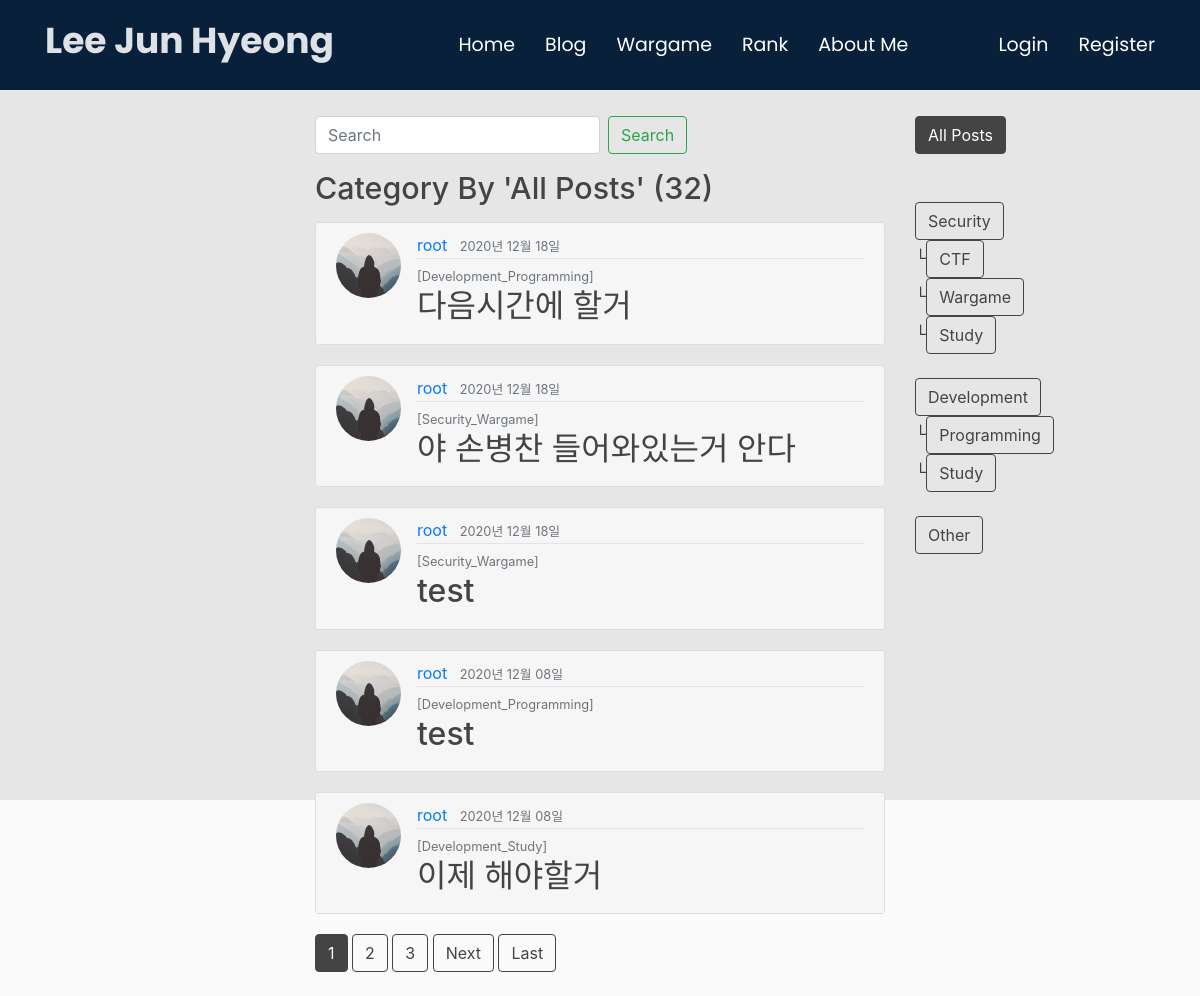
Page /blog/?blog&page=1 on the committed database.
### blog/models.py (models this page shows, shortened)
class Post(models.Model):
    category_CHOICES = {
        ('Security_CTF', 'Security_CTF'),
        ('Security_Wargame', 'Security_Wargame'),
        ('Security_Study', 'Security_Study'),
        ('Development_Programming', 'Development_Programming'),
        ('Development_Study', 'Development_Study'),
        ('Other', 'Other'),
    }
    author = models.ForeignKey(
        settings.AUTH_USER_MODEL, on_delete=models.CASCADE)
    title = models.CharField(max_length=100)
    content = RichTextUploadingField(blank=True,null=True)
    liked = models.ManyToManyField(
        settings.AUTH_USER_MODEL, blank=True, related_name='liked')
    date_posted = models.DateTimeField(default=timezone.now)
    category =  models.CharField(null=True,default='none',max_length=100,choices=category_CHOICES)
    objects = PostManager()
    class Meta:
        ordering = ('-date_posted', )

### users/models.py (models this page shows, shortened)
class Profile(models.Model):
    user = models.OneToOneField(User, on_delete=models.CASCADE)
    image = models.ImageField(default='default.jpg', upload_to='profile_pics')
    points = models.IntegerField(default=0)

### blog/views.py (the view)
# urls.py: path('blog/', PostListView.as_view(), name='blog'),
class PostListView(ListView):
    model = Post
    template_name = 'blog/blog.html'
    context_object_name = 'posts'
    paginate_by = 5
    def get_queryset(self):
        try:
            keyword = self.request.GET['category']
        except:
            keyword = ''
        if (keyword != ''):
            object_list = self.model.objects.filter(
                Q(category__icontains=keyword))
        else:
            object_list = self.model.objects.all()
        try:
            keyword2 = self.request.GET['search']
        except:
            keyword2 = ''
        if (keyword2 != ''):
            object_list = self.model.objects.filter(
                Q(title__icontains=keyword2))
        return object_list

### web/templatetags/category_filter.py (called while the page is built)
@register.filter
def category_filter(value):
    value = value.replace('&', '')
    value = value.replace('/', '')
    value = value.replace('?', '')
    value =value.replace('page=', '' )
    value =value.replace('1', '')
    value =value.replace('2', '')
    value =value.replace('3', '')
    value =value.replace('4', '')
    value =value.replace('5', '')
    value =value.replace('6', '')
    value =value.replace('7', '')
    value =value.replace('8', '')
    value =value.replace('9', '')
    value =value.replace('0', '')
    return value

@register.filter
def category_filter2(value):
    value = value.replace('&', '')
    value = value.replace('/', '')
    value = value.replace('?', '')
    value =value.replace('page=', '' )
    value =value.replace('category=', '' )
    value =value.replace('blog', '' )
    value =value.replace('1', '')
    value =value.replace('2', '')
    value =value.replace('3', '')
    value =value.replace('4', '')
    value =value.replace('5', '')
    value =value.replace('6', '')
    value =value.replace('7', '')
    value =value.replace('8', '')
    value =value.replace('9', '')
    value =value.replace('0', '')
    return value

### blog/templates/blog/blog.html (shortened to what this page needs)
{% extends "blog/base.html" %}
{% load static %}
{% load category_filter %}
{% block content2 %}
 <ul class="nav2 navbar-nav2">
		  {% if not request.get_full_path|category_filter2 %}
		  <div><li class="active"><a class="btn btn-info" href="/blog">All Posts</a></li></div>
	 	  {% elif 'search' in request.get_full_path %}
	      <div><li class="active"><a class="btn btn-info" href="/blog">All Posts</a></li></div>
		  {% else %}
		  <div><li class="active"><a class="btn btn-outline-info" href="/blog">All Posts</a></li></div>
		  {% endif %}
		  <br><br>
		  {% if 'Security' in request.get_full_path|category_filter2 %}
		  <div><li><a class="btn btn-info"  href="?category=Security">Security</a></li></div>
		  {% else %}
		  <div><li><a class="btn btn-outline-info"  href="?category=Security">Security</a></li></div>
		  {% endif %}
		  {% if request.get_full_path|category_filter2 == 'Security_CTF' %}
		  <div><li>└<a class="btn btn-info" href="?category=Security_CTF">CTF</a></li></div>
		  {% else %}
		  <div><li>└<a class="btn btn-outline-info" href="?category=Security_CTF">CTF</a></li></div>
		  {% endif %}
		  {% if request.get_full_path|category_filter2 == 'Security_Wargame' %}
		  <div><li>└<a class="btn btn-info" href="?category=Security_Wargame">Wargame</a></li></div>
		  {% else %}
		  <div><li>└<a class="btn btn-outline-info" href="?category=Security_Wargame">Wargame</a></li></div>
		  {% endif %}
		  {% if request.get_full_path|category_filter2 == 'Security_Study' %}
		  <div><li>└<a class="btn btn-info" href="?category=Security_Study">Study</a></li></div>
		  {% else %}
		  <div><li>└<a class="btn btn-outline-info" href="?category=Security_Study">Study</a></li></div>
		  {% endif %}
		  <br>
		  {% if 'Development' in request.get_full_path|category_filter2 %}
          <div><li><a class="btn btn-info" href="?category=Development">Development</a></li></div>
		  {% else %}
		  <div><li><a class="btn btn-outline-info" href="?category=Development">Development</a></li></div>
		  {% endif %}
		  {% if request.get_full_path|category_filter2 == 'Development_Programming' %}
		  <div><li>└<a class="btn btn-info" href="?category=Development_Programming">Programming</a></li></div>
		  {% else %}
		  <div><li>└<a class="btn btn-outline-info" href="?category=Development_Programming">Programming</a></li></div>
		  {% endif %}
		  {% if request.get_full_path|category_filter2 == 'Development_Study' %}
		  <div><li>└<a class="btn btn-info" href="?category=Development_Study">Study</a></li> </div>
		  {% else %}
		  <div><li>└<a class="btn btn-outline-info" href="?category=Development_Study">Study</a></li> </div>
		  {% endif %}
		  <br>
		  {% if 'Other' in request.get_full_path|category_filter2 %}
		  <div><li class="active"><a class="btn btn-info" href="?category=Other">Other</a></li></div>
		  {% else %}
		  <div><li class="active"><a class="btn btn-outline-info" href="?category=Other">Other</a></li></div>
		  {% endif %}
      </ul>
{% endblock content2 %}
{% block content %}
<form class="form-inline my-3 my-lg-0 pb-3">
	<input class="form-control mr-sm-2" name="search" type="search" placeholder="Search" aria-label="Search" style="width: 50%">
    <input class="btn btn-outline-success my-2 my-sm-0" type="submit" value="Search">
</form>
 <h1 class="mb-3">
	{% if '?category=' in request.get_full_path %}
	{% if request.get_full_path|category_filter2 %}
	<div class="category">Category By '{{ request.get_full_path|category_filter2  }}'({{ page_obj.paginator.count }})</div>
	{% endif %}
	{% elif '?search=' in request.get_full_path %}
	{% if request.get_full_path|safe|category_filter3 %}
	 <div class="category">Search By '{{ request.get_full_path|category_filter3|safe }}'({{ page_obj.paginator.count }})</div>
	{% endif %}
	{% else %}
	 <div class="category">Category By 'All Posts' ({{ page_obj.paginator.count }})</div>
	{% endif %}
</h1>
	{% for post in posts %}
        <article class="media content-section">
          <img class="rounded-circle article-img" src="{{ post.author.profile.image.url }}">
          <div class="media-body">
            <div class="article-metadata">
              <a class="mr-2" href="{% url 'user_posts' post.author.username %}">{{ post.author }}</a>
				<small class="text-muted">{{ post.date_posted|date:"Y년 m월 d일 " }}</small>
            </div>
		 <font size="3em"><small class="text-muted">[{{ post.category|safe }}]</small></font>
		  <h2><a class="article-title" href="{% url 'post_detail' post.pk %}">{{ post.title }}</a></h2>
          </div>
        </article>
    {% endfor %}
    {% if is_paginated %}
      {% for num in page_obj.paginator.page_range %}
        {% if page_obj.number == num %}
          <a class="btn btn-info mb-4" href="?{{ request.get_full_path|category_filter }}&page={{ num }}">{{ num }}</a>
        {% elif num > page_obj.number|add:'-3' and num < page_obj.number|add:'3' %}
          <a class="btn btn-outline-info mb-4" href="?{{ request.get_full_path|category_filter }}&page={{ num }}">{{ num }}</a>
        {% endif %}
      {% endfor %}
      {% if page_obj.has_next %}
        <a class="btn btn-outline-info mb-4" href="?{{ request.get_full_path|category_filter }}&page={{ page_obj.next_page_number }}">Next</a>
        <a class="btn btn-outline-info mb-4" href="?{{ request.get_full_path|category_filter }}&page={{ page_obj.paginator.num_pages }}">Last</a>
      {% endif %}
    {% endif %}
{% endblock content %}

### web/static/css/style2.css (style rules this page uses)
body { font-family: "Open Sans", sans-serif; color: #fff; position: relative; background: transparent; }
body::before { content: ""; position: fixed; background: #E6E6E6; background-size: cover; left: 0; right: 0; top: 0; height: 100vh; }
@media (min-width: 1024px) { body::before { background-attachment: fixed; } }
a { color: #12d640; }
h1, h2, h3, h4, h5, h6 { font-family: "Raleway", sans-serif; }
@media screen and (min-width: 720px) { .category { font-size: 1.9rem } }
@media screen and (min-width: 768px) { .navbar-nav2 { display: none; } }
@media screen and (min-width: 768px) { .nav2 { display: flex; } }

### web/static/css/main.css (style rules this page uses)
body { background: #fafafa; color: #333333; margin-top: 5rem; }
h1, h2, h3, h4, h5, h6 { color: #444444; }
ul { margin: 0; }
.content-section { background: #F7F6F6; padding: 10px 20px; border: 1px solid #dddddd; border-radius: 3px; margin-bottom: 20px; }
.article-title { color: #444444; }
.article-img { height: 65px; width: 65px; margin-right: 16px; }
.article-metadata { padding-bottom: 1px; margin-bottom: 4px; border-bottom: 1px solid #e3e3e3 }

### rows in the picture
Post: author.profile.image (placeholder picture), author "root", date_posted "2020년 12월 18일", category "Development_Programming", title "다음시간에 할거"
Post: author.profile.image (placeholder picture), author "root", date_posted "2020년 12월 18일", category "Security_Wargame", title "야 손병찬 들어와있는거 안다"
Post: author.profile.image (placeholder picture), author "root", date_posted "2020년 12월 18일", category "Security_Wargame", title "test"
Post: author.profile.image (placeholder picture), author "root", date_posted "2020년 12월 08일", category "Development_Programming", title "test"
Post: author.profile.image (placeholder picture), author "root", date_posted "2020년 12월 08일", category "Development_Study", title "이제 해야할거"

### other values in the picture
{{ page_obj.paginator.count }} "32"
{{ num }} "1"
{{ num }} "2" "3"
